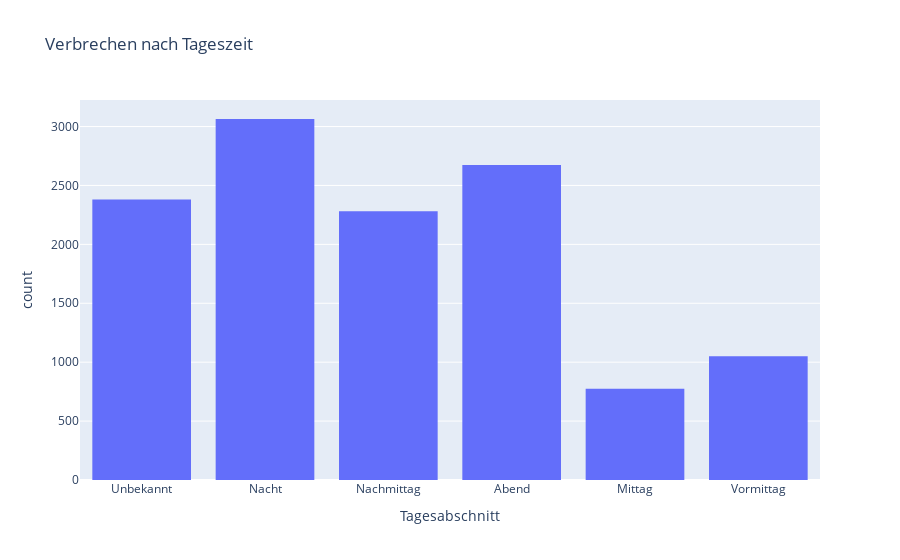

Write notebook code for a chart like this one.
### Code cell
px.histogram(df, x="Tagesabschnitt", title="Verbrechen nach Tageszeit")

### Figure 1 — Plotly figure (JSON) as saved in the notebook; plotly's stock layout.template omitted (floating-point values rounded to 4 significant figures; data arrays with more than 128 entries replaced by an {"elided": "..."} marker saying what was removed)
{"data": [{"alignmentgroup": "True", "bingroup": "x", "hovertemplate": "Tagesabschnitt=%{x}<br>count=%{y}<extra></extra>", "legendgroup": "", "marker": {"color": "#636efa", "pattern": {"shape": ""}}, "name": "", "offsetgroup": "", "orientation": "v", "showlegend": false, "type": "histogram", "x": {"elided": "12224 str values"}, "xaxis": "x", "yaxis": "y"}], "layout": {"barmode": "relative", "legend": {"tracegroupgap": 0}, "title": {"text": "Verbrechen nach Tageszeit"}, "xaxis": {"anchor": "y", "domain": [0, 1], "title": {"text": "Tagesabschnitt"}}, "yaxis": {"anchor": "x", "domain": [0, 1], "title": {"text": "count"}}}}
